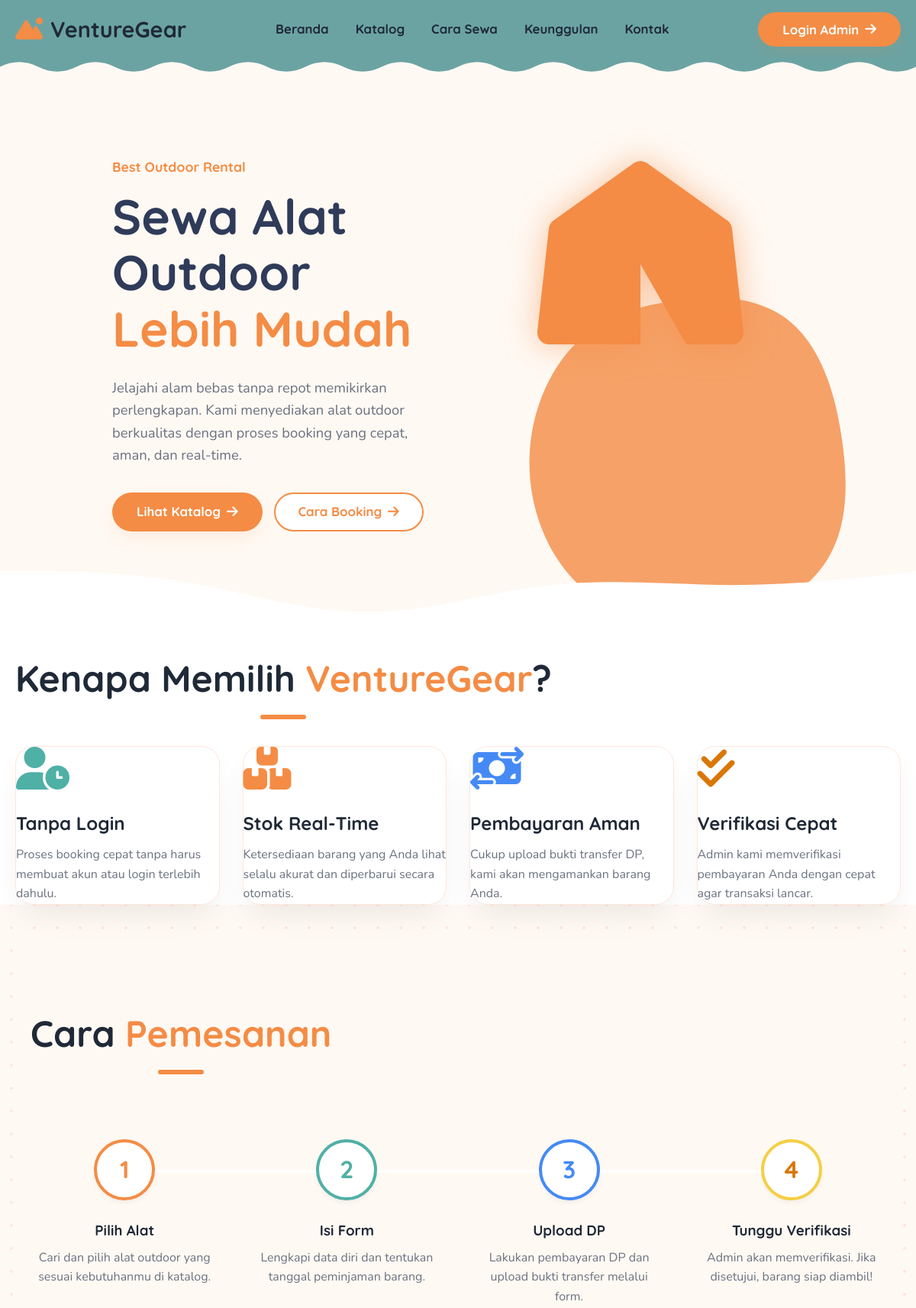
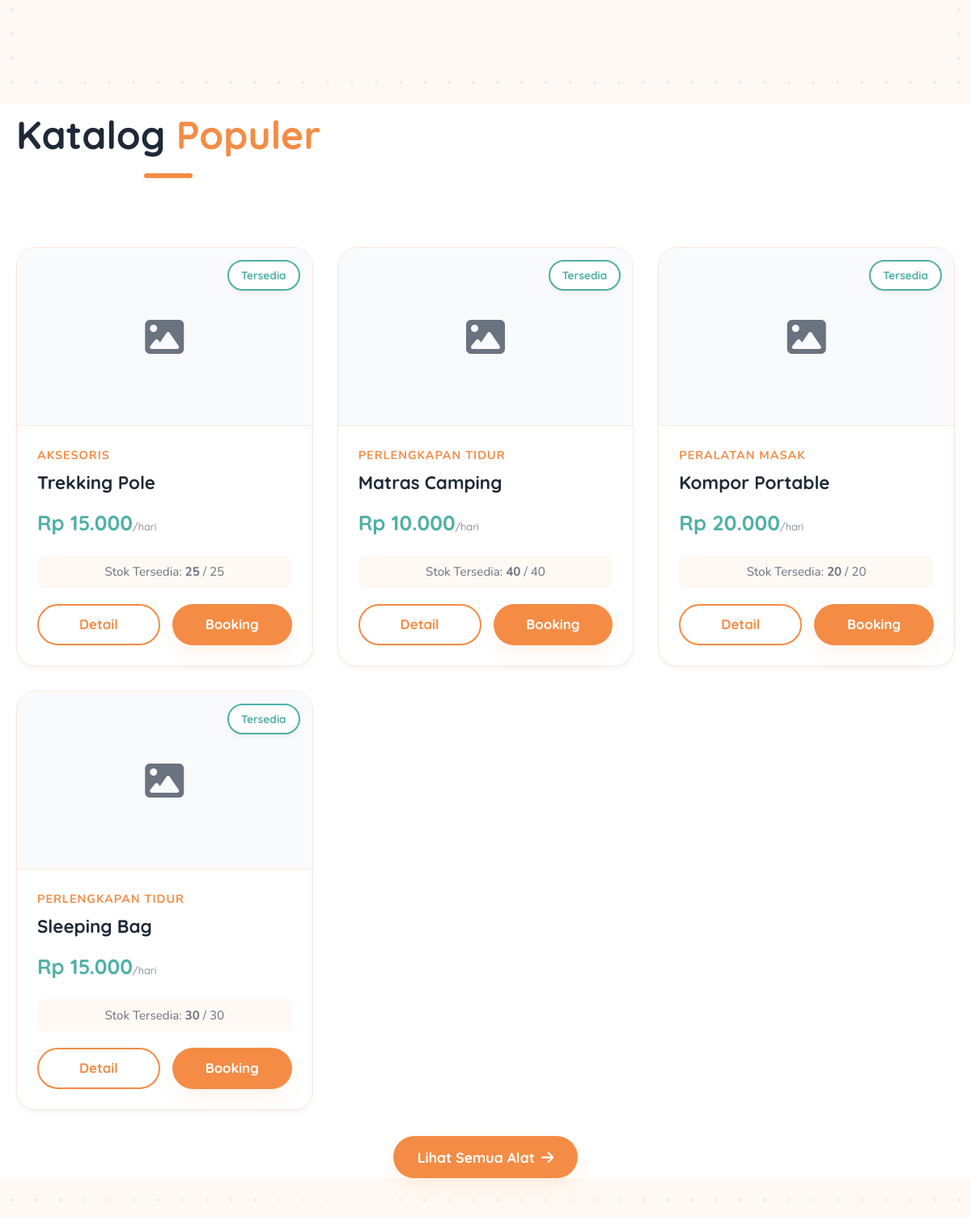
The page / (upper part) on the database its author committed (2 pictures, top to bottom).
### tables this page shows
CREATE TABLE items (
    id INT AUTO_INCREMENT PRIMARY KEY,
    nama_barang VARCHAR(100) NOT NULL,
    deskripsi TEXT NOT NULL,
    kategori VARCHAR(50) NOT NULL,
    harga_sewa DECIMAL(10, 2) NOT NULL,
    gambar VARCHAR(255) NOT NULL,
    stok_total INT NOT NULL,
    stok_tersedia INT NOT NULL,
    status ENUM('tersedia', 'habis', 'nonaktif') DEFAULT 'tersedia',
    created_at TIMESTAMP DEFAULT CURRENT_TIMESTAMP
);

### includes/functions.php (called while the page is built, shortened)
<?php
function formatRupiah($angka){
	$hasil_rupiah = "Rp " . number_format($angka,0,',','.');
	return $hasil_rupiah;
}
function e($string) {
    return htmlspecialchars($string, ENT_QUOTES, 'UTF-8');
}
?>

### index.php (the view, shortened to what this page needs)
<?php
require_once "config/db.php";
require_once "includes/functions.php";
include "includes/header.php";
$stmt = $pdo->query(
  "SELECT * FROM items WHERE status != 'nonaktif' ORDER BY id DESC LIMIT 4",
);
$items = $stmt->fetchAll(PDO::FETCH_ASSOC);
?>
<section class="hero">
    <div class="container" style="display: flex; align-items: center; justify-content: space-between;">
        <div class="hero-content reveal">
            <span class="badge" style="color: var(--primary); background: transparent; padding: 0; margin-bottom: 15px; border: none; font-size: 1.1rem;">Best Outdoor Rental</span>
            <h1 style="color: #2F3B59;">Sewa Alat Outdoor <br><span style="color: var(--primary);">Lebih Mudah</span></h1>
            <p>Jelajahi alam bebas tanpa repot memikirkan perlengkapan. Kami menyediakan alat outdoor berkualitas dengan proses booking yang cepat, aman, dan real-time.</p>
            <div class="hero-buttons">
                <a href="<?php echo $base_url; ?>katalog.php" class="btn-primary" style="border-radius: 50px;">Lihat Katalog <i class="fa-solid fa-arrow-right"></i></a>
                <a href="#cara-sewa" class="btn-secondary" style="border-radius: 50px;">Cara Booking <i class="fa-solid fa-arrow-right"></i></a>
            </div>
        </div>
        <div class="hero-visual reveal">
            <div style="font-size: 15rem; color: #F48C45; text-align: center; filter: drop-shadow(0 0 20px rgba(244, 140, 69, 0.5));">
                <i class="fa-solid fa-tent"></i>
            </div>
        </div>
    </div>
</section>
<section id="keunggulan" class="container reveal">
    <h2 class="section-title text-center">Kenapa Memilih <span class="text-gradient">VentureGear</span>?</h2>
    <div class="features-grid">
        <div class="feature-card glass-card">
            <i class="fa-solid fa-user-clock feature-icon"></i>
            <h3>Tanpa Login</h3>
            <p class="text-muted mt-1">Proses booking cepat tanpa harus membuat akun atau login terlebih dahulu.</p>
        </div>
        <div class="feature-card glass-card">
            <i class="fa-solid fa-boxes-stacked feature-icon"></i>
            <h3>Stok Real-Time</h3>
            <p class="text-muted mt-1">Ketersediaan barang yang Anda lihat selalu akurat dan diperbarui secara otomatis.</p>
        </div>
        <div class="feature-card glass-card">
            <i class="fa-solid fa-money-bill-transfer feature-icon"></i>
            <h3>Pembayaran Aman</h3>
            <p class="text-muted mt-1">Cukup upload bukti transfer DP, kami akan mengamankan barang Anda.</p>
        </div>
        <div class="feature-card glass-card">
            <i class="fa-solid fa-check-double feature-icon"></i>
            <h3>Verifikasi Cepat</h3>
            <p class="text-muted mt-1">Admin kami memverifikasi pembayaran Anda dengan cepat agar transaksi lancar.</p>
        </div>
    </div>
</section>
<section id="cara-sewa" class="container reveal">
    <h2 class="section-title text-center">Cara <span class="text-gradient">Pemesanan</span></h2>
    <div class="steps-container">
        <div class="step-card">
            <div class="step-number">1</div>
            <h3>Pilih Alat</h3>
            <p class="text-muted mt-1">Cari dan pilih alat outdoor yang sesuai kebutuhanmu di katalog.</p>
        </div>
        <div class="step-card">
            <div class="step-number">2</div>
            <h3>Isi Form</h3>
            <p class="text-muted mt-1">Lengkapi data diri dan tentukan tanggal peminjaman barang.</p>
        </div>
        <div class="step-card">
            <div class="step-number">3</div>
            <h3>Upload DP</h3>
            <p class="text-muted mt-1">Lakukan pembayaran DP dan upload bukti transfer melalui form.</p>
        </div>
        <div class="step-card">
            <div class="step-number">4</div>
            <h3>Tunggu Verifikasi</h3>
            <p class="text-muted mt-1">Admin akan memverifikasi. Jika disetujui, barang siap diambil!</p>
        </div>
    </div>
</section>
<section id="katalog" class="container reveal">
    <h2 class="section-title text-center">Katalog <span class="text-gradient">Populer</span></h2>
    <div class="catalog-grid">
        <?php foreach ($items as $item): ?>
        <div class="item-card glass-card">
            <div class="item-img-container">
                <span class="item-status <?php echo $item["stok_tersedia"] > 0
                  ? "status-tersedia"
                  : "status-habis"; ?>">
                    <?php echo $item["stok_tersedia"] > 0
                      ? "Tersedia"
                      : "Habis"; ?>
                </span>
                <?php
                $img_path = "assets/uploads/items/" . $item["gambar"];
                if (!file_exists($img_path) || empty($item["gambar"])) {
                  echo '<div style="width:100%; height:100%; background:var(--card-dark); display:flex; align-items:center; justify-content:center; color:var(--text-muted);"><i class="fa-solid fa-image fa-3x"></i></div>';
                } else {
                  echo '<img src="' .
                    $img_path .
                    '" alt="' .
                    e($item["nama_barang"]) .
                    '" class="item-img">';
                }
                ?>
            </div>
            <div class="item-details">
                <div class="item-category"><?php echo e(
                  $item["kategori"],
                ); ?></div>
                <h3 class="item-title"><?php echo e(
                  $item["nama_barang"],
                ); ?></h3>
                <div class="item-price"><?php echo formatRupiah(
                  $item["harga_sewa"],
                ); ?><span style="font-size:0.8rem;color:var(--text-muted);font-weight:normal;">/hari</span></div>
                <div class="item-stock">Stok Tersedia: <strong><?php echo $item[
                  "stok_tersedia"
                ]; ?></strong> / <?php echo $item["stok_total"]; ?></div>
                <div class="item-actions">
                    <a href="detail.php?id=<?php echo $item[
                      "id"
                    ]; ?>" class="btn-secondary">Detail</a>
                    <?php if ($item["stok_tersedia"] > 0): ?>
                        <a href="booking.php?item_id=<?php echo $item[
                          "id"
                        ]; ?>" class="btn-primary">Booking</a>
                    <?php else: ?>
                        <button class="btn-primary" style="background:#555;cursor:not-allowed;" disabled>Habis</button>
                    <?php endif; ?>
                </div>
            </div>
        </div>
        <?php endforeach; ?>
    </div>
    <div class="text-center mt-4">
        <a href="katalog.php" class="btn-primary glow-btn" style="padding: 12px 30px; font-size: 1.1rem;">Lihat Semua Alat <i class="fa-solid fa-arrow-right"></i></a>
    </div>
</section>
<?php include "includes/footer.php"; ?>

### rows shown on the page
items: shows "Tersedia", kategori "AKSESORIS", nama_barang "Trekking Pole", harga_sewa "Rp 15.000", stok_tersedia "25", stok_total "25"
items: shows "Tersedia", kategori "PERLENGKAPAN TIDUR", nama_barang "Matras Camping", harga_sewa "Rp 10.000", stok_tersedia "40", stok_total "40"
items: shows "Tersedia", kategori "PERALATAN MASAK", nama_barang "Kompor Portable", harga_sewa "Rp 20.000", stok_tersedia "20", stok_total "20"
items: shows "Tersedia", kategori "PERLENGKAPAN TIDUR", nama_barang "Sleeping Bag", harga_sewa "Rp 15.000", stok_tersedia "30", stok_total "30"
